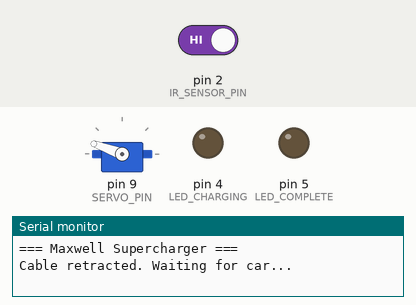
Bench run of a sketch on a simulated Arduino Nano, built with avr-gcc and run on an emulated ATmega328P. On the bench: servo, output pins drawn as LEDs (lit = HIGH), the last lines printed to the serial monitor. The test bench sets the inputs (shaded band); at power-on: pin 2 (IR_SENSOR_PIN) HIGH.

Above: at 2.2 s.
2.3 s: pin 2 (IR_SENSOR_PIN) driven LOW
At 2.88 s:
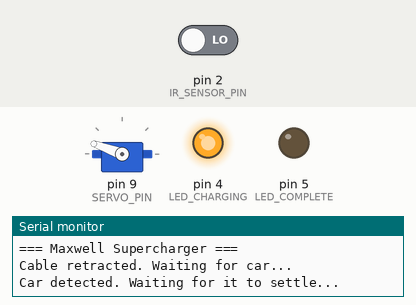
8.3 s: pin 2 (IR_SENSOR_PIN) driven HIGH
At 9.7 s:
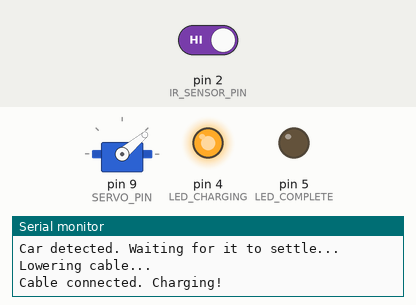
At 14.7 s:
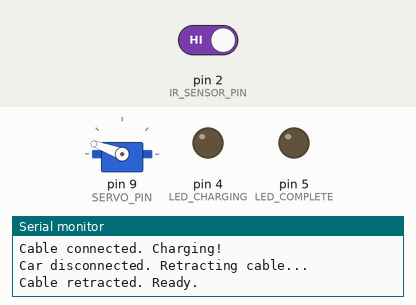
Timing chart, 0 to 16.2 s (numbered marks = the images above; inputs shaded):
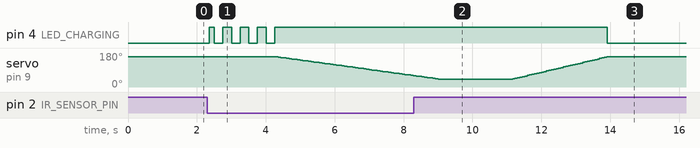

Measured:
- after the input at 2.3 s, pin 4 (LED_CHARGING): LOW → HIGH after 0.05 s, then repeats every 0.50 s: LOW 0.25 s, HIGH 0.25 s, until it stays HIGH from 4.3 s; servo on pin 9 (SERVO_PIN): moves from 160° to 60° over 3.9 s, starting after 2.1 s
- after the input at 8.3 s, pin 4 (LED_CHARGING): HIGH → LOW after 5.6 s

The sketch:

phase4_supercharger.ino
```cpp
/*
 * Maxwell - Phase 4: Supercharger Dock (Auto-Plug Cable)
 *
 * This runs on an Arduino Nano inside a vertical Supercharger stall.
 * A flexible silicone charging cable hangs from the top of the stall,
 * held up by a servo. When the car parks nearby, the IR sensor detects
 * it, the servo releases the cable, and gravity drops it down so the
 * magnetic tip snaps onto the car's charge port — just like a real
 * Tesla Supercharger cable.
 *
 * The car side handles charging via the TP4056 module.
 * This code only controls the dock: detect, lower cable, indicate, retract.
 *
 * Physical build:
 *   - Vertical stall ~15-20cm tall (3D printed or cardboard)
 *   - Servo mounted at the TOP of the stall
 *   - Flexible silicone cable (26AWG) runs from 5V USB through a
 *     guide loop on the servo horn, down to a magnetic connector
 *   - Cable hangs naturally when released (gravity does the work)
 *   - Magnetic tip clicks onto copper/magnetic pads on the car
 *
 *   Side view:
 *
 *     ┌─────┐
 *     │STALL│
 *     │     │  [servo] ← holds cable up
 *     │     │   │
 *     │     │   │ cable (silicone wire in heat shrink)
 *     │     │   │
 *     │     │   ● magnetic connector tip
 *     │     │   ↕
 *     │     │  [CAR charge port]
 *     │ IR  │
 *     │sensor → detects car
 *     └─────┘
 *
 *   Servo positions:
 *     UP (retracted) = cable held against top of stall
 *     DOWN (released) = cable drops, magnetic tip reaches car
 *
 * Wiring (Arduino Nano):
 *   D2  <-- IR sensor OUT (FC-51, LOW when object detected)
 *   D9  --> SG90 servo signal (mounted at top of stall)
 *   D4  --> 220 ohm --> Red LED --> GND   (charging)
 *   D5  --> 220 ohm --> Green LED --> GND (complete)
 *   5V  --> IR sensor VCC, Servo VCC
 *   GND --> IR sensor GND, Servo GND
 *
 * Charging cable path:
 *   USB 5V  --> wire up stall --> through servo guide loop --> down to magnetic tip (+)
 *   USB GND --> wire up stall --> through servo guide loop --> down to magnetic tip (-)
 *
 * The cable is always connected to 5V — the servo just controls
 * whether the cable hangs down (reaches car) or is held up (retracted).
 * The TP4056 on the car handles safe charging once contact is made.
 */

#include <Servo.h>

// Pins
#define IR_SENSOR_PIN  2   // IR obstacle sensor (FC-51) at base of stall
#define SERVO_PIN      9   // SG90 servo at top of stall
#define LED_CHARGING   4   // Red LED on stall face
#define LED_COMPLETE   5   // Green LED on stall face

// Servo positions — adjust these to match your stall height
// The servo horn has a small loop/hook that holds the cable
#define CABLE_UP    160   // Cable pulled up tight against stall (retracted)
#define CABLE_DOWN   40   // Cable released, hangs down to car level

// Smooth cable lowering — moves the servo in small steps for a
// realistic slow-drop effect instead of snapping instantly
#define LOWER_STEP_DEG    2    // Degrees per step
#define LOWER_STEP_MS     30   // Milliseconds between steps
#define RETRACT_STEP_DEG  3    // Slightly faster retraction
#define RETRACT_STEP_MS   20

// Timing
#define DETECT_DELAY_MS     2000      // Wait for car to settle before lowering
#define CHARGE_CHECK_MS     2000      // How often to check if car is still there
#define CHARGE_TIMEOUT_MS   10800000  // 3 hours max (safety cutoff)

Servo cableServo;
int currentServoPos;

enum DockState {
  WAITING,       // No car, cable held up
  CAR_DETECTED,  // Car sensed, waiting before lowering
  LOWERING,      // Servo slowly releasing cable
  CHARGING,      // Cable down, magnetic tip connected, charging
  COMPLETE,      // Charge done (timeout)
  RETRACTING     // Servo pulling cable back up
};

DockState state = WAITING;
unsigned long stateTimer = 0;
unsigned long chargeStartTime = 0;

// Move servo smoothly from current position toward target
// Returns true when target is reached
bool moveServoStep(int target, int stepDeg, int stepMs) {
  if (currentServoPos == target) return true;

  if (currentServoPos < target) {
    currentServoPos = min(currentServoPos + stepDeg, target);
  } else {
    currentServoPos = max(currentServoPos - stepDeg, target);
  }
  cableServo.write(currentServoPos);
  delay(stepMs);
  return (currentServoPos == target);
}

void setup() {
  Serial.begin(9600);
  Serial.println("=== Maxwell Supercharger ===");
  Serial.println("Cable retracted. Waiting for car...\n");

  pinMode(IR_SENSOR_PIN, INPUT);
  pinMode(LED_CHARGING, OUTPUT);
  pinMode(LED_COMPLETE, OUTPUT);

  // Start with cable held up
  cableServo.attach(SERVO_PIN);
  currentServoPos = CABLE_UP;
  cableServo.write(CABLE_UP);

  digitalWrite(LED_CHARGING, LOW);
  digitalWrite(LED_COMPLETE, LOW);

  delay(1000);
}

bool carDetected() {
  // FC-51 IR sensor at base of stall: LOW = car is there
  return digitalRead(IR_SENSOR_PIN) == LOW;
}

void setLEDs(bool red, bool green) {
  digitalWrite(LED_CHARGING, red ? HIGH : LOW);
  digitalWrite(LED_COMPLETE, green ? HIGH : LOW);
}

void loop() {
  unsigned long now = millis();

  switch (state) {

    case WAITING:
      setLEDs(false, false);
      if (carDetected()) {
        Serial.println("Car detected. Waiting for it to settle...");
        stateTimer = now;
        state = CAR_DETECTED;
      }
      break;

    case CAR_DETECTED:
      // Blink red while waiting
      setLEDs((now / 250) % 2, false);

      if (!carDetected()) {
        Serial.println("Car moved away.");
        setLEDs(false, false);
        state = WAITING;
      } else if (now - stateTimer >= DETECT_DELAY_MS) {
        Serial.println("Lowering cable...");
        state = LOWERING;
      }
      break;

    case LOWERING:
      // Slowly lower cable toward car
      setLEDs(true, false);
      {
        bool reached = moveServoStep(CABLE_DOWN, LOWER_STEP_DEG, LOWER_STEP_MS);
        if (reached) {
          Serial.println("Cable connected. Charging!");
          chargeStartTime = now;
          stateTimer = now;
          state = CHARGING;
        }
      }
      break;

    case CHARGING:
      // Solid red while charging
      setLEDs(true, false);

      if (now - stateTimer >= CHARGE_CHECK_MS) {
        stateTimer = now;
        if (!carDetected()) {
          Serial.println("Car disconnected. Retracting cable...");
          state = RETRACTING;
        }
      }

      // Safety timeout
      if (now - chargeStartTime >= CHARGE_TIMEOUT_MS) {
        Serial.println("Charge timeout. Retracting cable...");
        state = COMPLETE;
      }
      break;

    case COMPLETE:
      // Green = done
      setLEDs(false, true);
      Serial.println("Charge complete!");

      if (!carDetected()) {
        delay(500);
        state = RETRACTING;
      }
      break;

    case RETRACTING:
      // Pull cable back up
      {
        bool reached = moveServoStep(CABLE_UP, RETRACT_STEP_DEG, RETRACT_STEP_MS);
        if (reached) {
          setLEDs(false, false);
          Serial.println("Cable retracted. Ready.\n");
          state = WAITING;
        }
      }
      break;
  }

  delay(50);
}
```
